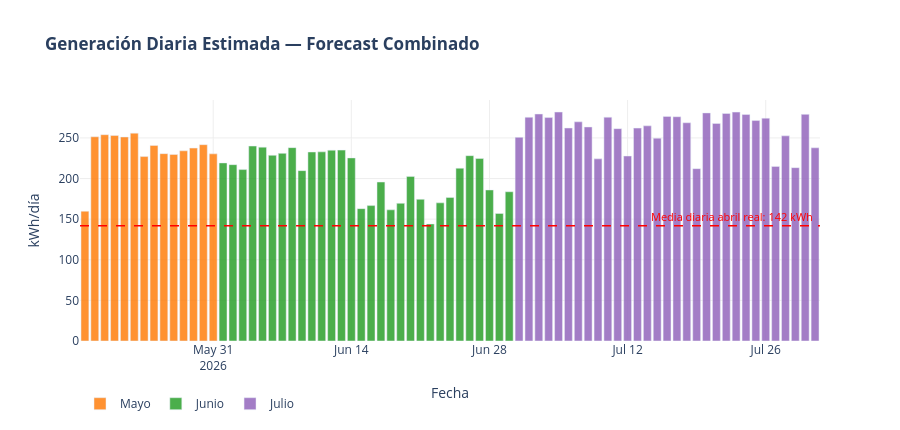

Notebook cell for this chart:
### Code cell
# Generación diaria
daily_fc = df_fc.groupby(df_fc['Datetime'].dt.date).agg(
    Gen_perfil=('Gen_perfil','sum'),
    Gen_analogo=('Gen_analogo','sum'),
    Gen_combinada=('Gen_combinada','sum')
).reset_index()
daily_fc.columns = ['Fecha','Gen_perfil','Gen_analogo','Gen_combinada']
daily_fc['Fecha'] = pd.to_datetime(daily_fc['Fecha'])
daily_fc['Mes']   = daily_fc['Fecha'].dt.month

colores_mes = {5:'#ff7f0e', 6:'#2ca02c', 7:'#9467bd'}
abr = df[df['Mes'] == 4]
media_abr = abr['Generacion_kWh'].sum() / abr['Dia'].nunique()

fig_barras = go.Figure()
for mes in [5, 6, 7]:
    sub = daily_fc[daily_fc['Mes'] == mes]
    fig_barras.add_trace(go.Bar(
        x=sub['Fecha'], y=sub['Gen_combinada'], name=nombres_mes[mes],
        marker_color=colores_mes[mes], opacity=0.85,
        hovertemplate='%{x|%d %b}<br>%{y:.1f} kWh<extra></extra>'
    ))
fig_barras.add_hline(y=media_abr, line_dash='dash', line_color='red', line_width=1.5)
fig_barras.add_annotation(
    x=daily_fc['Fecha'].max(), y=media_abr,
    text=f'Media diaria abril real: {media_abr:.0f} kWh',
    showarrow=False, xanchor='right', yanchor='bottom', font=dict(color='red', size=11)
)
fig_barras.update_layout(
    title='<b>Generación Diaria Estimada — Forecast Combinado</b>',
    xaxis_title='Fecha', yaxis_title='kWh/día',
    plot_bgcolor='white', height=430,
    xaxis=dict(showgrid=True, gridcolor='#eee'),
    yaxis=dict(showgrid=True, gridcolor='#eee'),
    legend=dict(orientation='h', y=-0.2)
)
fig_barras.show()

### Figure 1 — Plotly figure (JSON) as saved in the notebook; plotly's stock layout.template omitted (floating-point values rounded to 4 significant figures)
{"data": [{"hovertemplate": "%{x|%d %b}<br>%{y:.1f} kWh<extra></extra>", "marker": {"color": "#ff7f0e"}, "name": "Mayo", "opacity": 0.85, "type": "bar", "x": ["2026-05-18T00:00:00.000000000", "2026-05-19T00:00:00.000000000", "2026-05-20T00:00:00.000000000", "2026-05-21T00:00:00.000000000", "2026-05-22T00:00:00.000000000", "2026-05-23T00:00:00.000000000", "2026-05-24T00:00:00.000000000", "2026-05-25T00:00:00.000000000", "2026-05-26T00:00:00.000000000", "2026-05-27T00:00:00.000000000", "2026-05-28T00:00:00.000000000", "2026-05-29T00:00:00.000000000", "2026-05-30T00:00:00.000000000", "2026-05-31T00:00:00.000000000"], "y": [159.8, 251.4, 254.0, 253.0, 251.2, 255.9, 227.1, 240.7, 230.7, 229.7, 234.1, 237.5, 241.7, 230.4]}, {"hovertemplate": "%{x|%d %b}<br>%{y:.1f} kWh<extra></extra>", "marker": {"color": "#2ca02c"}, "name": "Junio", "opacity": 0.85, "type": "bar", "x": ["2026-06-01T00:00:00.000000000", "2026-06-02T00:00:00.000000000", "2026-06-03T00:00:00.000000000", "2026-06-04T00:00:00.000000000", "2026-06-05T00:00:00.000000000", "2026-06-06T00:00:00.000000000", "2026-06-07T00:00:00.000000000", "2026-06-08T00:00:00.000000000", "2026-06-09T00:00:00.000000000", "2026-06-10T00:00:00.000000000", "2026-06-11T00:00:00.000000000", "2026-06-12T00:00:00.000000000", "2026-06-13T00:00:00.000000000", "2026-06-14T00:00:00.000000000", "2026-06-15T00:00:00.000000000", "2026-06-16T00:00:00.000000000", "2026-06-17T00:00:00.000000000", "2026-06-18T00:00:00.000000000", "2026-06-19T00:00:00.000000000", "2026-06-20T00:00:00.000000000", "2026-06-21T00:00:00.000000000", "2026-06-22T00:00:00.000000000", "2026-06-23T00:00:00.000000000", "2026-06-24T00:00:00.000000000", "2026-06-25T00:00:00.000000000", "2026-06-26T00:00:00.000000000", "2026-06-27T00:00:00.000000000", "2026-06-28T00:00:00.000000000", "2026-06-29T00:00:00.000000000", "2026-06-30T00:00:00.000000000"], "y": [219.3, 217.1, 211.0, 240.0, 238.7, 228.6, 231.0, 238.1, 209.7, 232.7, 232.8, 234.9, 235.0, 225.4, 163.0, 166.7, 195.7, 161.5, 169.5, 202.7, 174.4, 144.1, 170.1, 176.6, 212.7, 228.2, 224.7, 186.0, 157.0, 183.7]}, {"hovertemplate": "%{x|%d %b}<br>%{y:.1f} kWh<extra></extra>", "marker": {"color": "#9467bd"}, "name": "Julio", "opacity": 0.85, "type": "bar", "x": ["2026-07-01T00:00:00.000000000", "2026-07-02T00:00:00.000000000", "2026-07-03T00:00:00.000000000", "2026-07-04T00:00:00.000000000", "2026-07-05T00:00:00.000000000", "2026-07-06T00:00:00.000000000", "2026-07-07T00:00:00.000000000", "2026-07-08T00:00:00.000000000", "2026-07-09T00:00:00.000000000", "2026-07-10T00:00:00.000000000", "2026-07-11T00:00:00.000000000", "2026-07-12T00:00:00.000000000", "2026-07-13T00:00:00.000000000", "2026-07-14T00:00:00.000000000", "2026-07-15T00:00:00.000000000", "2026-07-16T00:00:00.000000000", "2026-07-17T00:00:00.000000000", "2026-07-18T00:00:00.000000000", "2026-07-19T00:00:00.000000000", "2026-07-20T00:00:00.000000000", "2026-07-21T00:00:00.000000000", "2026-07-22T00:00:00.000000000", "2026-07-23T00:00:00.000000000", "2026-07-24T00:00:00.000000000", "2026-07-25T00:00:00.000000000", "2026-07-26T00:00:00.000000000", "2026-07-27T00:00:00.000000000", "2026-07-28T00:00:00.000000000", "2026-07-29T00:00:00.000000000", "2026-07-30T00:00:00.000000000", "2026-07-31T00:00:00.000000000"], "y": [250.7, 275.5, 279.5, 275.1, 281.9, 262.2, 269.9, 263.5, 224.2, 275.5, 261.5, 227.8, 262.1, 264.9, 249.7, 276.5, 276.1, 268.7, 212.2, 280.8, 267.9, 280.1, 281.8, 278.8, 271.4, 274.3, 215.0, 252.6, 213.4, 279.0, 237.8]}], "layout": {"annotations": [{"font": {"color": "red", "size": 11}, "showarrow": false, "text": "Media diaria abril real: 142 kWh", "x": "2026-07-31T00:00:00", "xanchor": "right", "y": 142.0, "yanchor": "bottom"}], "height": 430, "legend": {"orientation": "h", "y": -0.2}, "plot_bgcolor": "white", "shapes": [{"line": {"color": "red", "dash": "dash", "width": 1.5}, "type": "line", "x0": 0, "x1": 1, "xref": "x domain", "y0": 142.0, "y1": 142.0, "yref": "y"}], "title": {"text": "<b>Generación Diaria Estimada — Forecast Combinado</b>"}, "xaxis": {"gridcolor": "#eee", "showgrid": true, "title": {"text": "Fecha"}}, "yaxis": {"gridcolor": "#eee", "showgrid": true, "title": {"text": "kWh/día"}}}}
